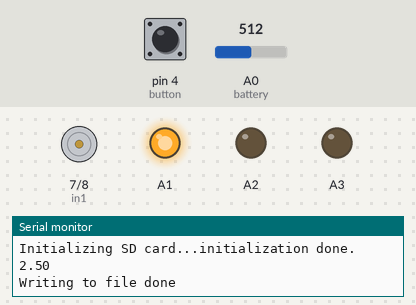
A sketch run on a simulated Arduino Uno, built with avr-gcc and run on an emulated ATmega328P. Parts: motor-driver pin pairs drawn as motors (green arrow = first pin HIGH = forward, orange = second pin HIGH = backward, longer = more drive), output pins drawn as LEDs (lit = HIGH), the last lines printed to the serial monitor. Dashed ring = blinking. Inputs (shaded band) come from the test bench; at power-on: A0 (battery) = 512, pin 4 (button) LOW. Storage starts empty; random numbers use the default seed unless the sketch sets one.

Above: at 1.2 s.
1.3 s: A0 (battery) set to 556
4.4 s: A0 (battery) set to 574
At 5.8 s:
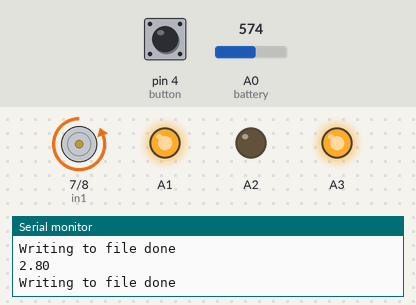
7.5 s: pin 4 (button) pulled HIGH for 0.15 s
At 8.1 s:
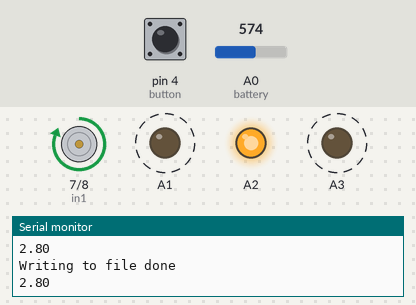
10.7 s: pin 4 (button) pulled HIGH for 0.15 s
At 11.6 s:
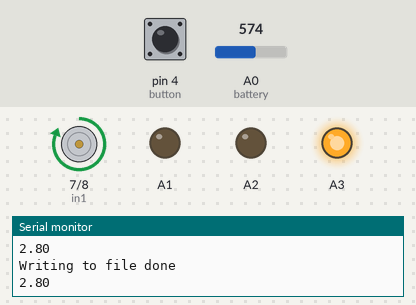
13.9 s: A0 (battery) set to 511
At 15.2 s:
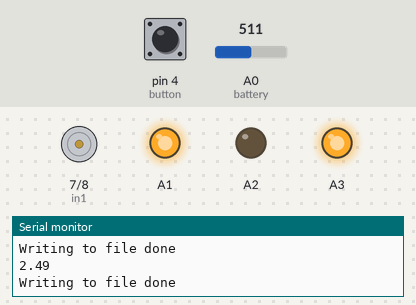
17.0 s: A0 (battery) set to 716
At 18.7 s:
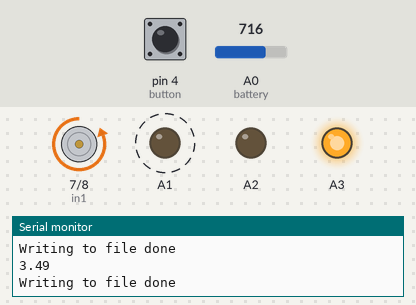
Timing chart, 0 to 21.1 s (numbered marks = the images above; inputs shaded):
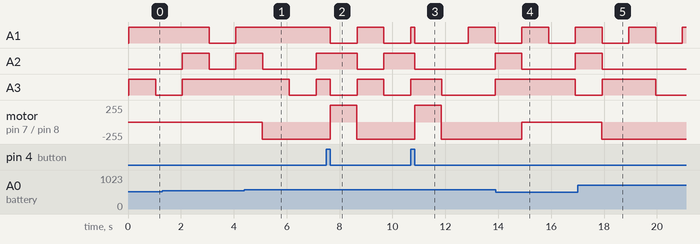

Measured:
- the behaviour switches between 563 and 564 on A0 (battery) (found by bisection; images 0 and 1)
- after the input at 4.4 s, motor on pin 7 (in1) / pin 8 (in2): stopped → backward 255/255 after 0.68 s
- after the input at 7.5 s, motor on pin 7 (in1) / pin 8 (in2): backward 255/255 → forward 255/255 after 0.15 s, → backward 255/255 1.0 s later
- after the input at 10.7 s, motor on pin 7 (in1) / pin 8 (in2): backward 255/255 → forward 255/255 after 0.15 s, → backward 255/255 1.0 s later
- after the input at 13.9 s, motor on pin 7 (in1) / pin 8 (in2): backward 255/255 → stopped after 0.99 s
- after the input at 17.0 s, motor on pin 7 (in1) / pin 8 (in2): stopped → backward 255/255 after 0.92 s
- by itself, A1: alternates HIGH for 1.0 s and LOW for 1.0 s

The sketch:

TASEP.ino
```cpp
//#include <DHT.h>

//#define DHTPIN 6     // what pin we're connected to
//#define DHTTYPE DHT11   // DHT 22  (AM2302)
//DHT dht(DHTPIN, DHTTYPE); //// Initialize DHT sensor for normal 16mhz Arduino

//Variables
//int chk;
//float hum;  //Stores humidity value
//float temp; //Stores temperature value

// LEDs
long red;
long green;
long blue;


#include <SPI.h>
#include <SD.h>

File myFile;

long lastNow;
long Time;
//---------------------

#define in1 7
#define in2 8
#define button 4
unsigned long ch1;

#define battery 0

void setup() {

  pinMode(in1, OUTPUT);
  pinMode(in2, OUTPUT);
  pinMode(button, INPUT);

  pinMode(battery, INPUT);

  pinMode(A1, OUTPUT);
  pinMode(A2, OUTPUT);
  pinMode(A3, OUTPUT);

  red = 255;
  green = 0;
  blue = 255;

  Serial.begin(9600);

//--------------
  lastNow = millis();
  Time = 0;

  //dht.begin();


  // Open serial communications and wait for port to open:
  while (!Serial) {
    ; // wait for serial port to connect. Needed for native USB port only
  }


  Serial.print("Initializing SD card...");

  if (!SD.begin(10)) {
    Serial.println("initialization failed!");
    return;
  }
  Serial.println("initialization done.");


  myFile = SD.open("tasep.txt", FILE_WRITE);
  myFile.println("TEMP HUM CH1");
  myFile.close();
//-----------------


}

void loop() {

   analogWrite(A1, red);
   analogWrite(A2, green);
   analogWrite(A3, blue);
   red=rand()*255;
   green=rand()*255;
   blue=rand()*255;
  ch1 = pulseIn(button, HIGH);
  Serial.println(analogRead(battery)/205.0);


  if((analogRead(battery)/205.0)>2.75){

    if ( ch1 < 1200)

    {
      digitalWrite(in1, LOW);
      digitalWrite(in2, HIGH);
    }
    if( ch1 > 1650)
    {
      digitalWrite(in1, HIGH);
      digitalWrite(in2, LOW);
    }
    if( ch1 < 1650 && ch1 > 1200)
    {
      digitalWrite(in1, LOW);
      digitalWrite(in2, LOW);
    }
  }else{
          digitalWrite(in1, LOW);
      digitalWrite(in2, LOW);
  }

  // -----------------------------------

  Time += millis() - lastNow;
  lastNow = millis();

  if(Time >= 1000)
  {
    Time = 0;

        // if the file opened okay, write to it:
     myFile = SD.open("tasep.txt", FILE_WRITE);
    if (myFile) {

      //hum = dht.readHumidity();
      //temp= dht.readTemperature();

      //myFile.println(String(temp) + " " + String(hum) + " " + String(ch1));

      myFile.close();
      Serial.println("Writing to file done");
    }
    else {
      // if the file didn't open, print an error:
      Serial.println("error opening file");
    }

  }
}
```
